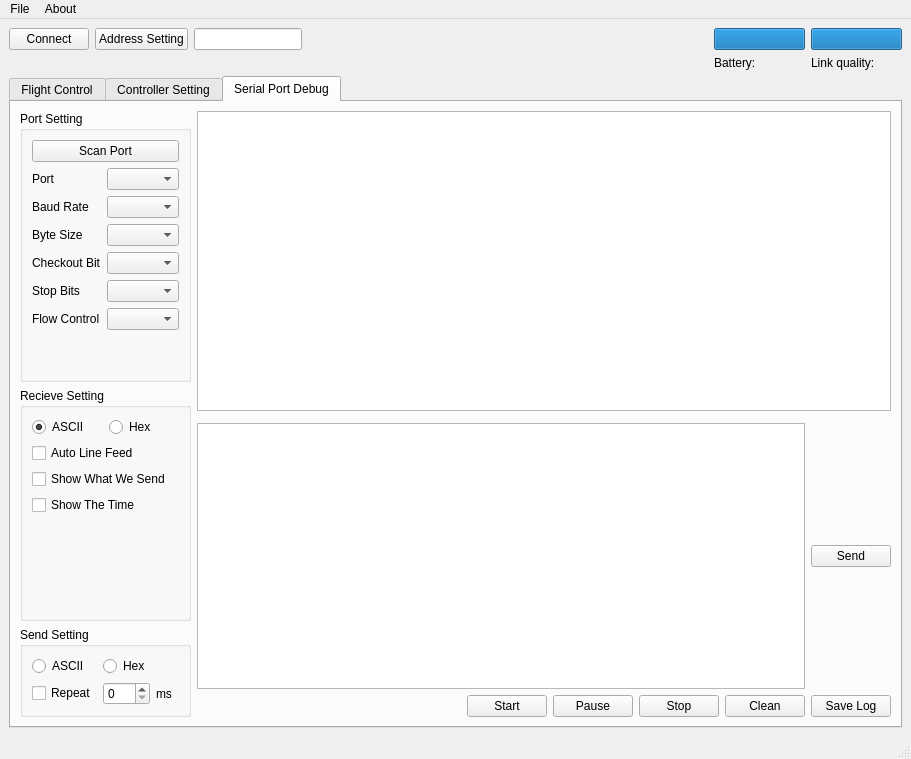
<?xml version="1.0" encoding="UTF-8"?>
<ui version="4.0">
 <class>BBUI</class>
 <widget class="QMainWindow" name="BBUI">
  <property name="enabled">
   <bool>true</bool>
  </property>
  <property name="geometry">
   <rect>
    <x>0</x>
    <y>0</y>
    <width>911</width>
    <height>759</height>
   </rect>
  </property>
  <property name="sizePolicy">
   <sizepolicy hsizetype="Fixed" vsizetype="Fixed">
    <horstretch>0</horstretch>
    <verstretch>0</verstretch>
   </sizepolicy>
  </property>
  <property name="minimumSize">
   <size>
    <width>0</width>
    <height>0</height>
   </size>
  </property>
  <property name="maximumSize">
   <size>
    <width>1400</width>
    <height>800</height>
   </size>
  </property>
  <property name="cursor">
   <cursorShape>ArrowCursor</cursorShape>
  </property>
  <property name="mouseTracking">
   <bool>false</bool>
  </property>
  <property name="windowTitle">
   <string notr="true">BBflight Clients</string>
  </property>
  <widget class="QWidget" name="centralwidget">
   <layout class="QGridLayout" name="gridLayout">
    <item row="0" column="0">
     <layout class="QVBoxLayout" name="verticalLayout_1" stretch="0">
      <item>
       <layout class="QGridLayout" name="gridLayout_1_1">
        <item row="1" column="3" colspan="2">
         <spacer name="horizontalSpacer_1">
          <property name="orientation">
           <enum>Qt::Horizontal</enum>
          </property>
          <property name="sizeHint" stdset="0">
           <size>
            <width>400</width>
            <height>20</height>
           </size>
          </property>
         </spacer>
        </item>
        <item row="1" column="0">
         <widget class="QPushButton" name="connect_button">
          <property name="text">
           <string>Connect</string>
          </property>
         </widget>
        </item>
        <item row="1" column="6">
         <widget class="QProgressBar" name="battery_progress">
          <property name="value">
           <number>100</number>
          </property>
          <property name="textVisible">
           <bool>false</bool>
          </property>
         </widget>
        </item>
        <item row="1" column="1">
         <widget class="QPushButton" name="address_setting_button">
          <property name="text">
           <string>Address Setting</string>
          </property>
         </widget>
        </item>
        <item row="1" column="8">
         <widget class="QProgressBar" name="link_quality_progress">
          <property name="sizePolicy">
           <sizepolicy hsizetype="Expanding" vsizetype="Fixed">
            <horstretch>0</horstretch>
            <verstretch>0</verstretch>
           </sizepolicy>
          </property>
          <property name="value">
           <number>100</number>
          </property>
          <property name="textVisible">
           <bool>false</bool>
          </property>
         </widget>
        </item>
        <item row="2" column="8">
         <widget class="QLabel" name="link_quality_label">
          <property name="text">
           <string>Link quality:</string>
          </property>
         </widget>
        </item>
        <item row="1" column="2">
         <widget class="QLineEdit" name="lineEdit"/>
        </item>
        <item row="2" column="6">
         <widget class="QLabel" name="battery_label">
          <property name="text">
           <string>Battery:</string>
          </property>
         </widget>
        </item>
       </layout>
      </item>
     </layout>
    </item>
    <item row="1" column="0">
     <widget class="QTabWidget" name="tabWidget">
      <property name="currentIndex">
       <number>2</number>
      </property>
      <widget class="QWidget" name="page_flight_control">
       <attribute name="title">
        <string>Flight Control</string>
       </attribute>
       <layout class="QGridLayout" name="gridLayout_3">
        <item row="2" column="0">
         <widget class="QGroupBox" name="expansion_function_groupbox">
          <property name="title">
           <string>Expansion Function</string>
          </property>
          <layout class="QGridLayout" name="gridLayout_7">
           <item row="0" column="0">
            <widget class="QLabel" name="led_mode_label">
             <property name="text">
              <string>LED mode</string>
             </property>
            </widget>
           </item>
           <item row="0" column="1">
            <widget class="QComboBox" name="led_mode_combobox"/>
           </item>
           <item row="1" column="1">
            <widget class="QCheckBox" name="expansion_function_groupbox_checkBox_2">
             <property name="enabled">
              <bool>false</bool>
             </property>
             <property name="text">
              <string>Resevered</string>
             </property>
            </widget>
           </item>
          </layout>
         </widget>
        </item>
        <item row="0" column="0">
         <widget class="QGroupBox" name="basic_control_groupbox">
          <property name="title">
           <string>Basic Control</string>
          </property>
          <layout class="QGridLayout" name="gridLayout_5">
           <item row="4" column="1">
            <widget class="QDoubleSpinBox" name="roll_trim_doubleSpinBox"/>
           </item>
           <item row="1" column="0">
            <widget class="QLabel" name="flight_mode_label">
             <property name="text">
              <string>Flight mode</string>
             </property>
            </widget>
           </item>
           <item row="1" column="1">
            <widget class="QComboBox" name="flight_mode_combobox"/>
           </item>
           <item row="7" column="0">
            <widget class="QCheckBox" name="basic_control_groupbox_checkBox_1">
             <property name="text">
              <string>Resevered</string>
             </property>
            </widget>
           </item>
           <item row="6" column="1">
            <widget class="QDoubleSpinBox" name="pitch_trim_doubleSpinBox"/>
           </item>
           <item row="3" column="1">
            <widget class="QDoubleSpinBox" name="thrus_mode_doubleSpinBox"/>
           </item>
           <item row="8" column="1">
            <widget class="QRadioButton" name="basic_control_groupbox_radioButton_3">
             <property name="text">
              <string>Resevered</string>
             </property>
            </widget>
           </item>
           <item row="8" column="0">
            <widget class="QRadioButton" name="basic_control_groupbox_radioButton_2">
             <property name="text">
              <string>Resevered</string>
             </property>
            </widget>
           </item>
           <item row="7" column="1">
            <widget class="QRadioButton" name="basic_control_groupbox_radioButton_1">
             <property name="text">
              <string>Resevered</string>
             </property>
            </widget>
           </item>
           <item row="4" column="0">
            <widget class="QLabel" name="roll_trim_label">
             <property name="text">
              <string>Roll Trim</string>
             </property>
            </widget>
           </item>
           <item row="6" column="0">
            <widget class="QLabel" name="pitch_trim_label">
             <property name="text">
              <string>Pitch Trim</string>
             </property>
            </widget>
           </item>
           <item row="3" column="0">
            <widget class="QLabel" name="thrust_mode_label">
             <property name="text">
              <string>Thrust mode</string>
             </property>
            </widget>
           </item>
          </layout>
         </widget>
        </item>
        <item row="1" column="0">
         <widget class="QGroupBox" name="adcanced_flight_control_groupBox">
          <property name="title">
           <string>Advanced Flight Control</string>
          </property>
          <layout class="QGridLayout" name="gridLayout_6">
           <item row="0" column="0">
            <widget class="QLabel" name="max_angle_rate_label">
             <property name="text">
              <string>Max angle(/rate)</string>
             </property>
            </widget>
           </item>
           <item row="1" column="0">
            <widget class="QLabel" name="max_yaw_angle_rate_label">
             <property name="text">
              <string>Max Yaw angle(/rate)</string>
             </property>
            </widget>
           </item>
           <item row="4" column="1">
            <widget class="QDoubleSpinBox" name="slewlimit_doubleSpinBox"/>
           </item>
           <item row="3" column="1">
            <widget class="QDoubleSpinBox" name="min_thrust_doubleSpinBox"/>
           </item>
           <item row="5" column="1">
            <widget class="QDoubleSpinBox" name="thrust_lowering_slewrate_doubleSpinBox"/>
           </item>
           <item row="2" column="0">
            <widget class="QLabel" name="max_thrust_label_2">
             <property name="text">
              <string>Max thrust(%)</string>
             </property>
            </widget>
           </item>
           <item row="3" column="0">
            <widget class="QLabel" name="min_thrust_label">
             <property name="text">
              <string>Min thrust(%)</string>
             </property>
            </widget>
           </item>
           <item row="4" column="0">
            <widget class="QLabel" name="slewlimit_label">
             <property name="text">
              <string>SlewLimit(%)</string>
             </property>
            </widget>
           </item>
           <item row="5" column="0">
            <widget class="QLabel" name="thrust_lowering_slewrate_label">
             <property name="text">
              <string>&lt;p style = &quot;line-height:1.0&quot;&gt;&lt;html&gt;&lt;head/&gt;&lt;body&gt;&lt;p&gt;Thrust lowering &lt;/p&gt;&lt;p&gt;slewrate(%/sec)&lt;/p&gt;&lt;/body&gt;&lt;/html&gt;</string>
             </property>
            </widget>
           </item>
           <item row="0" column="1">
            <widget class="QSpinBox" name="max_angle_doubleSpinBox"/>
           </item>
           <item row="1" column="1">
            <widget class="QSpinBox" name="max_yaw_angle_doubleSpinBox"/>
           </item>
           <item row="2" column="1">
            <widget class="QDoubleSpinBox" name="max_thrust_doubleSpinBox"/>
           </item>
          </layout>
         </widget>
        </item>
        <item row="0" column="1" rowspan="4">
         <widget class="QGroupBox" name="filght_status_groupbox">
          <property name="title">
           <string>Filght Status</string>
          </property>
          <layout class="QGridLayout" name="gridLayout_8">
           <item row="3" column="0">
            <layout class="QGridLayout" name="gridLayout_2">
             <item row="0" column="0">
              <layout class="QGridLayout" name="gridLayout_2_1">
               <item row="1" column="1">
                <widget class="QLabel" name="thrust_label">
                 <property name="text">
                  <string>Thrust</string>
                 </property>
                </widget>
               </item>
               <item row="1" column="3">
                <widget class="QLineEdit" name="thrust_actual_lineEdit"/>
               </item>
               <item row="5" column="1">
                <widget class="QLabel" name="resevered_label_1">
                 <property name="text">
                  <string>Resevered</string>
                 </property>
                </widget>
               </item>
               <item row="1" column="2">
                <widget class="QLineEdit" name="thrust_target_lineEdit"/>
               </item>
               <item row="2" column="2">
                <widget class="QLineEdit" name="pitch_target_lineEdit"/>
               </item>
               <item row="4" column="1">
                <widget class="QLabel" name="yaw_label">
                 <property name="text">
                  <string>Yaw</string>
                 </property>
                </widget>
               </item>
               <item row="5" column="2">
                <widget class="QLineEdit" name="resevered_lineEdit_1">
                 <property name="enabled">
                  <bool>false</bool>
                 </property>
                </widget>
               </item>
               <item row="3" column="1">
                <widget class="QLabel" name="roll_label">
                 <property name="text">
                  <string>Roll</string>
                 </property>
                </widget>
               </item>
               <item row="4" column="3">
                <widget class="QLineEdit" name="yaw_actual_lineEdit"/>
               </item>
               <item row="4" column="2">
                <widget class="QLineEdit" name="yaw_target_lineEdit"/>
               </item>
               <item row="3" column="3">
                <widget class="QLineEdit" name="roll_actual_lineEdit"/>
               </item>
               <item row="5" column="3">
                <widget class="QLineEdit" name="resevered_lineEdit_2">
                 <property name="enabled">
                  <bool>false</bool>
                 </property>
                </widget>
               </item>
               <item row="3" column="2">
                <widget class="QLineEdit" name="roll_target_lineEdit"/>
               </item>
               <item row="2" column="1">
                <widget class="QLabel" name="pitch_label">
                 <property name="text">
                  <string>Pitch</string>
                 </property>
                </widget>
               </item>
               <item row="2" column="3">
                <widget class="QLineEdit" name="pitch_actual_lineEdit"/>
               </item>
               <item row="0" column="2">
                <widget class="QLabel" name="target_label">
                 <property name="text">
                  <string>Target</string>
                 </property>
                </widget>
               </item>
               <item row="0" column="3">
                <widget class="QLabel" name="actual_label">
                 <property name="text">
                  <string>Actual</string>
                 </property>
                </widget>
               </item>
              </layout>
             </item>
             <item row="0" column="1">
              <layout class="QVBoxLayout" name="verticalLayout_2_2">
               <item>
                <layout class="QHBoxLayout" name="horizontalLayout_2_2_1">
                 <item>
                  <widget class="QLabel" name="Thr_label">
                   <property name="text">
                    <string>Thr</string>
                   </property>
                  </widget>
                 </item>
                 <item>
                  <widget class="QLabel" name="M1_label">
                   <property name="text">
                    <string>M1</string>
                   </property>
                  </widget>
                 </item>
                 <item>
                  <widget class="QLabel" name="M2_label">
                   <property name="text">
                    <string>M2</string>
                   </property>
                  </widget>
                 </item>
                 <item>
                  <widget class="QLabel" name="M3_label">
                   <property name="text">
                    <string>M3</string>
                   </property>
                  </widget>
                 </item>
                 <item>
                  <widget class="QLabel" name="M4_label">
                   <property name="text">
                    <string>M4</string>
                   </property>
                  </widget>
                 </item>
                </layout>
               </item>
               <item>
                <layout class="QHBoxLayout" name="horizontalLayout_2_2_2">
                 <item>
                  <widget class="QProgressBar" name="Thr_progressBar">
                   <property name="enabled">
                    <bool>true</bool>
                   </property>
                   <property name="sizePolicy">
                    <sizepolicy hsizetype="Fixed" vsizetype="Preferred">
                     <horstretch>0</horstretch>
                     <verstretch>0</verstretch>
                    </sizepolicy>
                   </property>
                   <property name="value">
                    <number>100</number>
                   </property>
                   <property name="textVisible">
                    <bool>false</bool>
                   </property>
                   <property name="orientation">
                    <enum>Qt::Vertical</enum>
                   </property>
                  </widget>
                 </item>
                 <item>
                  <widget class="QProgressBar" name="M1_progressBar">
                   <property name="value">
                    <number>50</number>
                   </property>
                   <property name="textVisible">
                    <bool>false</bool>
                   </property>
                   <property name="orientation">
                    <enum>Qt::Vertical</enum>
                   </property>
                  </widget>
                 </item>
                 <item>
                  <widget class="QProgressBar" name="M2_progressBar">
                   <property name="value">
                    <number>50</number>
                   </property>
                   <property name="textVisible">
                    <bool>false</bool>
                   </property>
                   <property name="orientation">
                    <enum>Qt::Vertical</enum>
                   </property>
                  </widget>
                 </item>
                 <item>
                  <widget class="QProgressBar" name="M3_progressBar">
                   <property name="value">
                    <number>50</number>
                   </property>
                   <property name="textVisible">
                    <bool>false</bool>
                   </property>
                   <property name="orientation">
                    <enum>Qt::Vertical</enum>
                   </property>
                  </widget>
                 </item>
                 <item>
                  <widget class="QProgressBar" name="M4_progressBar">
                   <property name="value">
                    <number>50</number>
                   </property>
                   <property name="textVisible">
                    <bool>false</bool>
                   </property>
                   <property name="orientation">
                    <enum>Qt::Vertical</enum>
                   </property>
                  </widget>
                 </item>
                </layout>
               </item>
              </layout>
             </item>
            </layout>
           </item>
           <item row="1" column="0" rowspan="2">
            <widget class="QFrame" name="flight_attitude_show">
             <property name="frameShape">
              <enum>QFrame::StyledPanel</enum>
             </property>
             <property name="frameShadow">
              <enum>QFrame::Raised</enum>
             </property>
             <layout class="QGridLayout" name="gridLayout_13">
              <item row="0" column="2">
               <spacer name="verticalSpacer_3">
                <property name="orientation">
                 <enum>Qt::Vertical</enum>
                </property>
                <property name="sizeType">
                 <enum>QSizePolicy::Preferred</enum>
                </property>
                <property name="sizeHint" stdset="0">
                 <size>
                  <width>20</width>
                  <height>405</height>
                 </size>
                </property>
               </spacer>
              </item>
              <item row="0" column="1">
               <widget class="QLabel" name="flight_angle_pic_label">
                <property name="text">
                 <string>&lt;html&gt;&lt;head/&gt;&lt;body&gt;&lt;p&gt;&lt;img src=&quot;:/mainwindow_pic/BB.bmp&quot;/&gt;&lt;/p&gt;&lt;/body&gt;&lt;/html&gt;</string>
                </property>
               </widget>
              </item>
             </layout>
            </widget>
           </item>
          </layout>
         </widget>
        </item>
        <item row="3" column="0">
         <spacer name="verticalSpacer_1">
          <property name="orientation">
           <enum>Qt::Vertical</enum>
          </property>
          <property name="sizeHint" stdset="0">
           <size>
            <width>20</width>
            <height>40</height>
           </size>
          </property>
         </spacer>
        </item>
       </layout>
      </widget>
      <widget class="QWidget" name="page_controller_setting">
       <attribute name="title">
        <string>Controller Setting</string>
       </attribute>
       <layout class="QGridLayout" name="gridLayout_4">
        <item row="0" column="0">
         <widget class="QGroupBox" name="controlle_mapping_setting_groupBox">
          <property name="title">
           <string>Controller Mapping Setting</string>
          </property>
          <layout class="QGridLayout" name="gridLayout_9">
           <item row="4" column="0" colspan="3">
            <widget class="QFrame" name="mapping_view_frame">
             <property name="frameShape">
              <enum>QFrame::StyledPanel</enum>
             </property>
             <property name="frameShadow">
              <enum>QFrame::Raised</enum>
             </property>
             <layout class="QGridLayout" name="gridLayout_10">
              <item row="0" column="0">
               <widget class="QLabel" name="mapping_view_pic_label">
                <property name="text">
                 <string>&lt;html&gt;&lt;head/&gt;&lt;body&gt;&lt;p&gt;&lt;img src=&quot;:/mainwindow_pic/BB.bmp&quot;/&gt;&lt;/p&gt;&lt;/body&gt;&lt;/html&gt;</string>
                </property>
               </widget>
              </item>
             </layout>
            </widget>
           </item>
           <item row="1" column="1">
            <spacer name="horizontalSpacer_2">
             <property name="orientation">
              <enum>Qt::Horizontal</enum>
             </property>
             <property name="sizeHint" stdset="0">
              <size>
               <width>40</width>
               <height>20</height>
              </size>
             </property>
            </spacer>
           </item>
           <item row="1" column="0">
            <widget class="QPushButton" name="dev_scan_pushButton">
             <property name="text">
              <string>Scan</string>
             </property>
            </widget>
           </item>
           <item row="2" column="1">
            <widget class="QComboBox" name="dev_view_comboBox"/>
           </item>
           <item row="2" column="0">
            <widget class="QLabel" name="controller_choose_label">
             <property name="text">
              <string>Controller Choose</string>
             </property>
            </widget>
           </item>
          </layout>
         </widget>
        </item>
       </layout>
      </widget>
      <widget class="QWidget" name="page_serial_port_debug">
       <attribute name="title">
        <string>Serial Port Debug</string>
       </attribute>
       <layout class="QGridLayout" name="gridLayout_11">
        <item row="0" column="1" rowspan="4" colspan="2">
         <layout class="QVBoxLayout" name="verticalLayout_page_3_3">
          <item>
           <widget class="QGroupBox" name="prot_setting_groupBox">
            <property name="title">
             <string>Port Setting</string>
            </property>
            <layout class="QGridLayout" name="gridLayout_12">
             <item row="4" column="0">
              <spacer name="verticalSpacer">
               <property name="orientation">
                <enum>Qt::Vertical</enum>
               </property>
               <property name="sizeHint" stdset="0">
                <size>
                 <width>20</width>
                 <height>40</height>
                </size>
               </property>
              </spacer>
             </item>
             <item row="1" column="0">
              <layout class="QGridLayout" name="gridLayout_page_3_3_1">
               <item row="1" column="0">
                <widget class="QLabel" name="label_baud_rate">
                 <property name="text">
                  <string>Baud Rate</string>
                 </property>
                </widget>
               </item>
               <item row="0" column="1">
                <widget class="QComboBox" name="port_comboBox"/>
               </item>
               <item row="2" column="1">
                <widget class="QComboBox" name="byte_size_comboBox"/>
               </item>
               <item row="0" column="0">
                <widget class="QLabel" name="label_port">
                 <property name="text">
                  <string>Port</string>
                 </property>
                </widget>
               </item>
               <item row="3" column="1">
                <widget class="QComboBox" name="checkout_bit_comboBox"/>
               </item>
               <item row="4" column="1">
                <widget class="QComboBox" name="stop_bits_comboBox"/>
               </item>
               <item row="1" column="1">
                <widget class="QComboBox" name="baud_rate_comboBox"/>
               </item>
               <item row="5" column="1">
                <widget class="QComboBox" name="flow_control_comboBox"/>
               </item>
               <item row="2" column="0">
                <widget class="QLabel" name="label_byte_size">
                 <property name="text">
                  <string>Byte Size</string>
                 </property>
                </widget>
               </item>
               <item row="3" column="0">
                <widget class="QLabel" name="label_checkout_bit">
                 <property name="text">
                  <string>Checkout Bit</string>
                 </property>
                </widget>
               </item>
               <item row="4" column="0">
                <widget class="QLabel" name="label_stop_bits">
                 <property name="text">
                  <string>Stop Bits</string>
                 </property>
                </widget>
               </item>
               <item row="5" column="0">
                <widget class="QLabel" name="label_flow_control">
                 <property name="text">
                  <string>Flow Control</string>
                 </property>
                </widget>
               </item>
              </layout>
             </item>
             <item row="0" column="0">
              <widget class="QPushButton" name="scan_port_pushButton">
               <property name="text">
                <string>Scan Port</string>
               </property>
              </widget>
             </item>
            </layout>
           </widget>
          </item>
          <item>
           <widget class="QGroupBox" name="recieve_setting_groupBox">
            <property name="title">
             <string>Recieve Setting</string>
            </property>
            <layout class="QGridLayout" name="gridLayout_14">
             <item row="0" column="0">
              <layout class="QHBoxLayout" name="horizontalLayout_page_3_3_2">
               <item>
                <widget class="QRadioButton" name="radioButton_recieve_ascii">
                 <property name="text">
                  <string>ASCII</string>
                 </property>
                 <property name="checked">
                  <bool>true</bool>
                 </property>
                 <property name="autoRepeat">
                  <bool>false</bool>
                 </property>
                </widget>
               </item>
               <item>
                <widget class="QRadioButton" name="radioButton_recieve_hex">
                 <property name="text">
                  <string>Hex</string>
                 </property>
                </widget>
               </item>
              </layout>
             </item>
             <item row="1" column="0">
              <layout class="QVBoxLayout" name="verticalLayout_page_3_3_3">
               <item>
                <widget class="QCheckBox" name="checkBox_auto_line_feed">
                 <property name="text">
                  <string>Auto Line Feed</string>
                 </property>
                </widget>
               </item>
               <item>
                <widget class="QCheckBox" name="checkBox_show_recieve_data">
                 <property name="text">
                  <string>Show What We Send</string>
                 </property>
                </widget>
               </item>
               <item>
                <widget class="QCheckBox" name="checkBox_show_the_time">
                 <property name="text">
                  <string>Show The Time</string>
                 </property>
                </widget>
               </item>
               <item>
                <spacer name="verticalSpacer_4">
                 <property name="orientation">
                  <enum>Qt::Vertical</enum>
                 </property>
                 <property name="sizeHint" stdset="0">
                  <size>
                   <width>20</width>
                   <height>40</height>
                  </size>
                 </property>
                </spacer>
               </item>
              </layout>
             </item>
            </layout>
           </widget>
          </item>
          <item>
           <widget class="QGroupBox" name="send_setting_groupBox">
            <property name="title">
             <string>Send Setting</string>
            </property>
            <layout class="QGridLayout" name="gridLayout_15">
             <item row="1" column="1">
              <widget class="QSpinBox" name="spinBox_repeat_par"/>
             </item>
             <item row="1" column="0">
              <widget class="QCheckBox" name="checkBox_repeat_send">
               <property name="text">
                <string>Repeat</string>
               </property>
              </widget>
             </item>
             <item row="0" column="0">
              <widget class="QRadioButton" name="radioButton_send_ascii">
               <property name="text">
                <string>ASCII</string>
               </property>
              </widget>
             </item>
             <item row="0" column="1">
              <widget class="QRadioButton" name="radioButton_send_hex">
               <property name="text">
                <string>Hex</string>
               </property>
              </widget>
             </item>
             <item row="1" column="2">
              <widget class="QLabel" name="label_unit_ms">
               <property name="text">
                <string>ms</string>
               </property>
              </widget>
             </item>
            </layout>
           </widget>
          </item>
         </layout>
        </item>
        <item row="0" column="4" rowspan="4">
         <layout class="QGridLayout" name="gridLayout_page_3_1">
          <item row="0" column="0">
           <widget class="QTextBrowser" name="text_recieve_textBrowser">
            <property name="sizePolicy">
             <sizepolicy hsizetype="Preferred" vsizetype="Expanding">
              <horstretch>0</horstretch>
              <verstretch>0</verstretch>
             </sizepolicy>
            </property>
            <property name="maximumSize">
             <size>
              <width>16777215</width>
              <height>16777215</height>
             </size>
            </property>
            <property name="lineWrapMode">
             <enum>QTextEdit::WidgetWidth</enum>
            </property>
           </widget>
          </item>
          <item row="1" column="0">
           <layout class="QVBoxLayout" name="verticalLayout_page_3_2">
            <property name="spacing">
             <number>6</number>
            </property>
            <property name="topMargin">
             <number>6</number>
            </property>
            <property name="bottomMargin">
             <number>0</number>
            </property>
            <item>
             <layout class="QHBoxLayout" name="horizontalLayout_page_3_2_1">
              <property name="sizeConstraint">
               <enum>QLayout::SetDefaultConstraint</enum>
              </property>
              <item>
               <widget class="QTextEdit" name="text_send_textEdit"/>
              </item>
              <item>
               <widget class="QPushButton" name="text_send_pushButton">
                <property name="text">
                 <string>Send</string>
                </property>
               </widget>
              </item>
             </layout>
            </item>
            <item>
             <layout class="QHBoxLayout" name="horizontalLayout_page_3_2_2">
              <item>
               <spacer name="horizontalSpacer">
                <property name="orientation">
                 <enum>Qt::Horizontal</enum>
                </property>
                <property name="sizeHint" stdset="0">
                 <size>
                  <width>40</width>
                  <height>20</height>
                 </size>
                </property>
               </spacer>
              </item>
              <item>
               <widget class="QPushButton" name="start_pushButton">
                <property name="text">
                 <string>Start</string>
                </property>
               </widget>
              </item>
              <item>
               <widget class="QPushButton" name="pause_pushButton">
                <property name="text">
                 <string>Pause</string>
                </property>
               </widget>
              </item>
              <item>
               <widget class="QPushButton" name="stop_pushButton">
                <property name="text">
                 <string>Stop</string>
                </property>
               </widget>
              </item>
              <item>
               <widget class="QPushButton" name="clean_pushButton">
                <property name="text">
                 <string>Clean</string>
                </property>
               </widget>
              </item>
              <item>
               <widget class="QPushButton" name="save_log_pushButton">
                <property name="text">
                 <string>Save Log</string>
                </property>
               </widget>
              </item>
             </layout>
            </item>
           </layout>
          </item>
         </layout>
        </item>
       </layout>
      </widget>
     </widget>
    </item>
   </layout>
  </widget>
  <widget class="QMenuBar" name="menubar">
   <property name="geometry">
    <rect>
     <x>0</x>
     <y>0</y>
     <width>911</width>
     <height>17</height>
    </rect>
   </property>
   <widget class="QMenu" name="menuFile">
    <property name="title">
     <string>File</string>
    </property>
    <addaction name="actionLoading_Setting_File"/>
    <addaction name="actionSaving_Setting_File"/>
    <addaction name="separator"/>
    <addaction name="actionExit"/>
   </widget>
   <widget class="QMenu" name="menuAbout">
    <property name="title">
     <string>About</string>
    </property>
    <addaction name="actionBBfilght"/>
   </widget>
   <addaction name="menuFile"/>
   <addaction name="menuAbout"/>
  </widget>
  <widget class="QStatusBar" name="statusbar"/>
  <action name="actionLoading_Setting_File">
   <property name="text">
    <string>Loading Setting File</string>
   </property>
  </action>
  <action name="actionSaving_Setting_File">
   <property name="text">
    <string>Saving Setting File</string>
   </property>
  </action>
  <action name="actionExit">
   <property name="text">
    <string>Exit</string>
   </property>
  </action>
  <action name="actionBBfilght">
   <property name="text">
    <string>BBfilght</string>
   </property>
  </action>
 </widget>
 <resources>
  <include location="src/ui.qrc"/>
 </resources>
 <connections/>
</ui>
